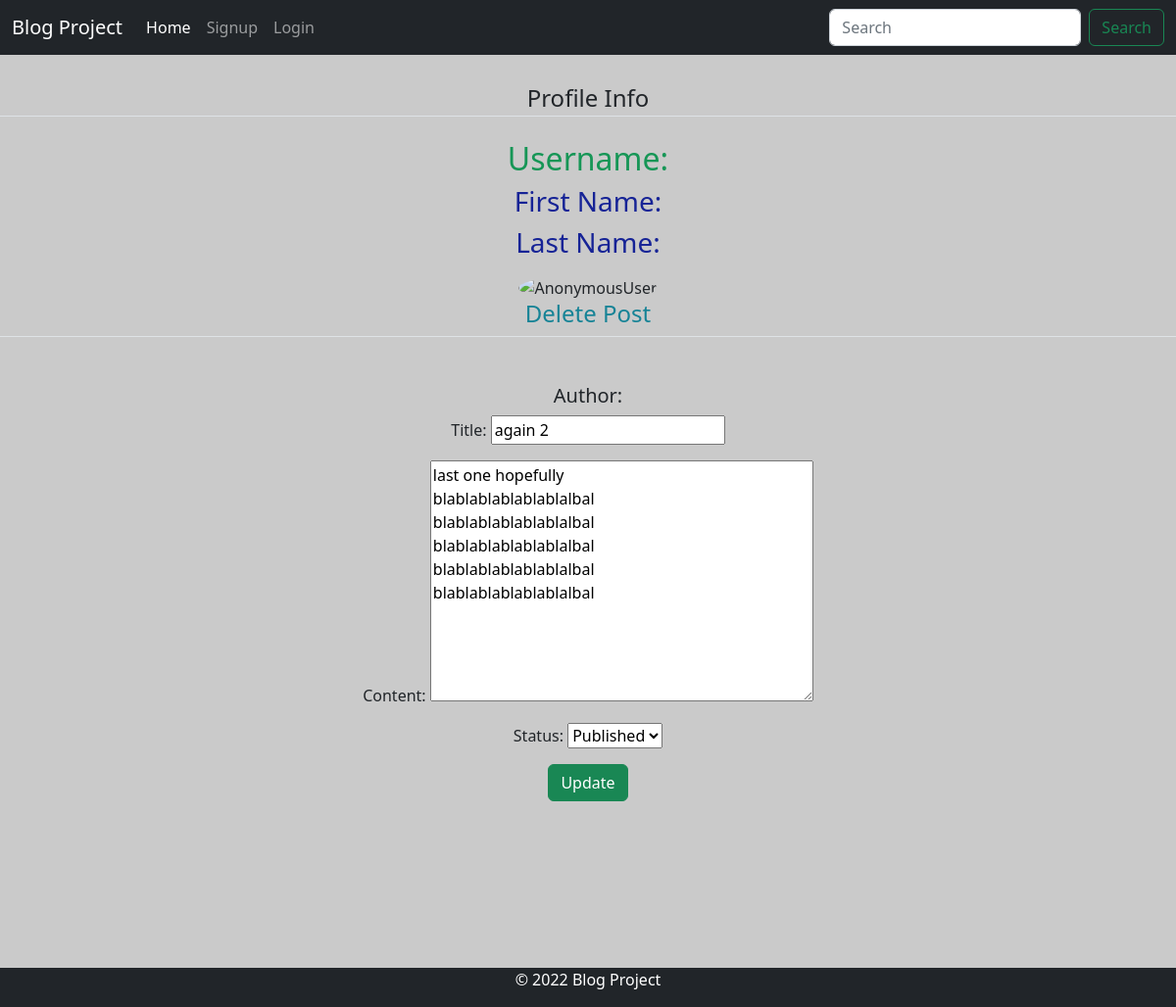
The app's page /blog_app/editpost/31/ with its own data.
### blog_app/models.py (models this page shows, shortened)
class Post(models.Model):
    title = models.CharField(max_length=200, unique=True)
    author = models.ForeignKey(User, editable=False, on_delete= models.CASCADE,related_name='blog_posts', null=True)
    content = models.TextField()
    status = models.IntegerField(choices=STATUS, default=0)
    created_on = models.DateTimeField(auto_now_add=True)

### blog_app/views.py (the view)
# urls.py: url(r'^editpost/(?P<id>[0-9]+)/$', views.editpost, name="editpost"),
def editpost(request, id):
    post = Post.objects.get(id=id)
    blog=PostForm(instance=post)
    if request.method=="POST":
        post_form = PostForm(data=request.POST, instance=post)
        if post_form.is_valid():
            post_form.save()
            return redirect( 'user_profile')
    return render(request, "blog_app/edit.html", {'post_form':blog,})

### blog_app/forms.py
class PostForm(forms.ModelForm):
    class Meta():
        model = Post
        exclude = ['author']
        fields = ['title',  'content', 'status']

### templates/blog_app/edit.html (shortened to what this page needs)
<!DOCTYPE html>
{% extends "blog_app/base.html" %}
{% load staticfiles %}
{% block content %}
<div class="content-section">
      <div class="media">
        <legend class="border-bottom mb-4">Profile Info</legend>
        <div class="media-body">
            <h2 class="account-heading" >Username: {{ user.username }}</h2>
            <h3>First Name: {{ request.user.first_name }}</h3>
            <h3>Last Name: {{ request.user.last_name }}</h3>
            <img class="rounded-circle article-img" src="{{ user.userprofileinfo.profile_pic.url }}" width='240' alt={{user}}>
        </div>
      </div>
      <legend class="border-bottom mb-4"><h4>Delete Post</h4></legend>
<br><br>
    <form enctype="multipart/form-data" method="POST">
    <h5>  Author: {{ user.username }} </h5>
        {{ post_form.as_p }}
        <button class="btn btn-md btn-success btn-block" type="submit">Update</button>
    </form>
</div >
{% endblock %}

### static/css/basicstyle.css (style rules this page uses)
body { background-color:rgb(202, 202, 202); }
h3 { color:rgb(22, 35, 150); }
h4 { color:rgb(22, 131, 150); }
h2 { color:rgb(22, 150, 86); }

### static/styles/base.css (style rules this page uses)
body { text-align:center; }

### records on screen
Post: title "again 2", content "last one hopefully blablablablablablalbal blablablablablablalbal blablablablablablalbal blablablablablablalbal blablablablablablalbal", status "Published"
